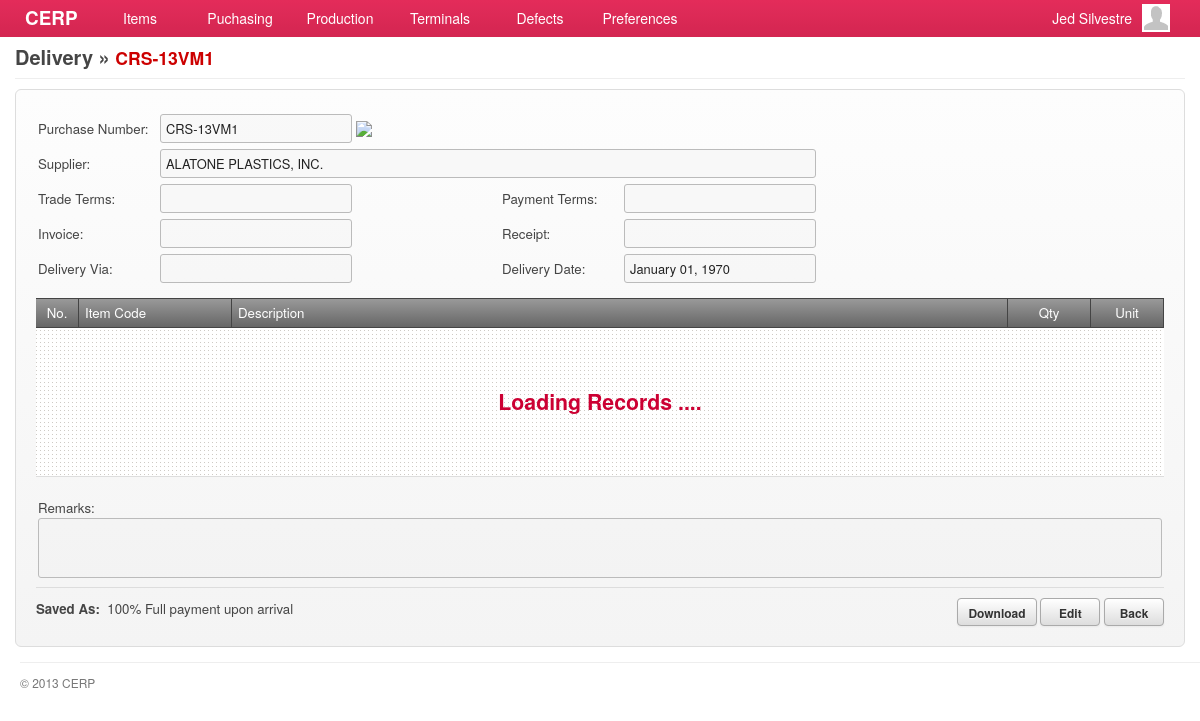
Page /account/deliveries-show_copy2.php?id=6 (signed in) on the committed database.
### tables this page shows
CREATE TABLE `deliveries` (
  `id` bigint(20) NOT NULL AUTO_INCREMENT,
  `purchase_id` int(11) DEFAULT NULL,
  `delivery_via` varchar(80) DEFAULT NULL,
  `delivery_date` date DEFAULT NULL,
  `remarks` varchar(180) DEFAULT NULL,
  `status` int(4) DEFAULT '135',
  `updated_at` datetime DEFAULT NULL,
  `created_at` datetime DEFAULT NULL,
  PRIMARY KEY (`id`)
);

CREATE TABLE `purchases` (
  `id` bigint(20) NOT NULL AUTO_INCREMENT,
  `purchase_number` varchar(45) DEFAULT NULL,
  `supplier_id` bigint(20) DEFAULT NULL,
  `delivery_via` varchar(80) DEFAULT NULL,
  `delivery_date` date DEFAULT NULL,
  `trade_terms` varchar(80) DEFAULT NULL,
  `payment_terms` varchar(80) DEFAULT NULL,
  `total_amount` double DEFAULT NULL,
  `remarks` varchar(180) DEFAULT NULL,
  `status` int(3) DEFAULT '9',
  `publish_by` bigint(20) DEFAULT '0',
  `updated_by` bigint(20) DEFAULT '0',
  `updated_at` datetime DEFAULT NULL,
  `created_by` bigint(20) DEFAULT '0',
  `created_at` datetime DEFAULT NULL,
  PRIMARY KEY (`id`)
);

CREATE TABLE `suppliers` (
  `id` int(11) NOT NULL AUTO_INCREMENT,
  `supplier_code` varchar(45) DEFAULT NULL,
  `name` varchar(100) DEFAULT NULL,
  `address` varchar(100) DEFAULT NULL,
  `country` int(11) DEFAULT NULL,
  `representative` varchar(100) DEFAULT NULL,
  `contact_no1` varchar(45) DEFAULT NULL,
  `contact_no2` varchar(45) DEFAULT NULL,
  `fax_no` varchar(45) DEFAULT NULL,
  `email` varchar(45) DEFAULT NULL,
  `supplier_type` int(11) DEFAULT NULL,
  `product_service` int(11) DEFAULT NULL,
  `term_of_payment` int(11) DEFAULT NULL,
  `description` tinytext,
  `created_at` timestamp NULL DEFAULT NULL,
  `updated_at` timestamp NULL DEFAULT NULL,
  PRIMARY KEY (`id`)
);

CREATE TABLE `lookups` (
  `id` int(11) NOT NULL AUTO_INCREMENT,
  `code` varchar(7) DEFAULT NULL,
  `description` varchar(45) DEFAULT NULL,
  `parent` varchar(6) DEFAULT NULL,
  `created_at` timestamp NULL DEFAULT NULL,
  `updated_at` timestamp NULL DEFAULT NULL,
  PRIMARY KEY (`id`)
);

### include/general.class.php (called while the page is built, shortened)
<?php
require('database.class.php');
require('posts.class.php');
require('query.class.php');
require('role.class.php');
$HostAccount	= "account";
$HostExcel		= "excel";
$DB				= new MySQL;
  $Host			= "cerp";
  $HostAccount	= "/".$Host."/".$HostAccount;
  $HostExcel	= "/".$Host."/".$HostExcel;
  $DB->database	= "cerpdb";
  $DB->username	= "cerpuser";
  $DB->password	= "cerpuser";
  $DB->hostname	= "localhost";
$Query			= new Query($DB);
$Signed			= $_SESSION['user'];
$Role		= new Role($DB, $Signed['id']);
require('functions.php');
?>

### include/role.class.php (called while the page is built, shortened)
<?php
class Role
{
	private $DB;
	private $user_id;
	function Role($db, $uid) {
  	$this->DB = $db;
		$this->user_id = $uid;
  }
	function isCapableByName($cap_name) {
		foreach ($this->getUserRoles() as $user_role) {
			$result = $this->DB->Find('role_capabilities', array(
						  			'columns' 		=> 'role_capabilities.*',
						  			'joins' => 'INNER JOIN capabilities ON capabilities.id = role_capabilities.capability_id',
						  	    'conditions' 	=> 'capabilities.capability="'. $cap_name .'" AND role_id='. $user_role['role_id']));
			if(isset($result)) {
				return TRUE;
			}
		}
	}
	function getUserRoles() {
		$result = $this->DB->Get('user_roles', array(
						  			'columns' 		=> 'user_roles.role_id, roles.name',
						  			'joins' => 'INNER JOIN roles ON roles.id = user_roles.role_id',
						  	    'conditions' 	=> 'user_roles.user_id='. $this->user_id));
		if(isset($result)) {
			return $result;
		}
	}
}

### include/database.class.php (called while the page is built, shortened)
<?php
class MySQL {
  public $username	= "cerpuser";
  public $password	= "cerpuser";
  public $hostname	= "localhost";
  public function Connect() {
    $conn = mysql_connect($this->hostname, $this->username, $this->password) or die("<br/><span class='notice'><p class='error'><strong>ERROR!</strong> Unable to connect to MySQL! </p></span>");
    return $conn;
  }
  public function Query($sql) {
  	$conn = $this->Connect();
    $result = mysql_query($sql, $conn);
	return $result;
  }
  function Get($table, $args='') {
  	if (isset($args)) {
  	  $args['columns'] = (isset($args['columns']) ? $args['columns'] : '*');
  	  $args['joins'] = (isset($args['joins']) ? $args['joins'] : '');
		  $args['conditions'] = ($args['conditions'] == '' ? '' : 'WHERE '.$args['conditions']);
		  $args['sort_column'] = ($args['sort_column'] == '' ? '' : 'ORDER BY '.$args['sort_column']);
		  $args['sort_order'] = ($args['sort_order'] == '' ? '' : $args['sort_order']);
		  $args['startpoint'] = ($args['startpoint'] == '' ? '' : 'LIMIT '.$args['startpoint']);
		  $args['limit'] = ($args['limit'] == '' ? '' : ','.$args['limit']);
		}
	$data = array();
	$sql = "SELECT ".$args['columns']." FROM ".$table." ".$args['joins']." ".$args['conditions']." ".$args['sort_column']." ".$args['sort_order']." ".$args['startpoint']." ".$args['limit'];
	$result = $this->IsEmpty($this->Query($sql));
	if(!empty($result)) {
      while ($row = mysql_fetch_array($result)) {
        $data[] = $row;
      }
	}
	return $data;
  }
	function Fetch($table, $args='') {
  	if (isset($args)) {
  	  $args['columns'] = (isset($args['columns']) ? $args['columns'] : '*');
  	  $args['joins'] = (isset($args['joins']) ? $args['joins'] : '');
	  	$args['conditions'] = ($args['conditions'] == '' ? '' : ' WHERE '.$args['conditions']);
      $args['order'] = ($args['order'] == '' ? '' : ' ORDER BY '.$args['order']);
      $args['limit'] = ($args['limit'] == '' ? '' : ' LIMIT '.$args['limit']);
      $args['group'] = ($args['group'] == '' ? '' : ' GROUP BY '.$args['group']);
    }
	$data = array();
    $sql = "SELECT ".$args['columns'];
    $sql .= " FROM ".$table." ".$args['joins'];
    $sql .= $args['conditions'];
    $sql .= $args['group'];
    $sql .= $args['order'];
    $sql .= $args['limit'];
	$result = $this->IsEmpty($this->Query($sql));
	if(!empty($result)) {
      while ($row = mysql_fetch_array($result)) {
        $data[] = $row;
      }
	}
	return $data;
  }
  function Find($table, $args='') {
  	if (isset($args)) {
  	  $args['columns'] = (isset($args['columns']) ? $args['columns'] : '*');
  	  $args['joins'] = (isset($args['joins']) ? $args['joins'] : '');
	  $args['conditions'] = ($args['conditions'] == '' ? '' : 'where '.$args['conditions']);
	}
	$sql = "SELECT ".$args['columns']." FROM ".$table." ".$args['joins']." ".$args['conditions'] ." ". $args['sort_column'];
	$row = $this->IsEmpty($this->Query($sql));
	return mysql_fetch_array($row);
  }
  private function IsEmpty($result) {
    if(mysql_num_rows($result) > 0) return $result;
    return null;
  }
}

### include/query.class.php (called while the page is built, shortened)
<?php
class Query {
  private $DB;
  function Query($db) {
  	$this->DB = $db;
  }
  function delivery_by_id($id) {
  	$query = $this->DB->Fetch('deliveries', array(
               'columns'  => 'deliveries.id, purchases.id AS pid, purchases.purchase_number, suppliers.id AS supplier_id, suppliers.name AS supplier_name,
                              deliveries.delivery_date, deliveries.delivery_via, purchases.trade_terms,
                              purchases.payment_terms, purchases.total_amount, deliveries.remarks, lookups.description AS status,
                              deliveries.created_at',
               'joins' => 'INNER JOIN purchases ON purchases.id = deliveries.purchase_id
               						 INNER JOIN suppliers ON suppliers.id = purchases.supplier_id
                           INNER JOIN lookups ON lookups.id = deliveries.status',
               'conditions' => 'deliveries.id = '. $id)
             );
		if(!empty($query)) return $query[0];
		return null;
  }
}

### account/deliveries-show_copy2.php (the view, shortened to what this page needs)
<?php
  $capability_key = 'show_deliveries';
  require('header.php');
	$allowed = $Role->isCapableByName($capability_key);
	if(!$allowed) {
		require('inaccessible.php');
	}else{
  	$delivery = $Query->delivery_by_id($_GET['id']);
?>
      <div id="page">
        <div id="page-title">
          <h2>
            <span class="title">Delivery &raquo; <span class="red"><?php echo $delivery['purchase_number']; ?></span></span>
          </h2>
        </div>
        <div id="content">
          <form id="delivery-form" action="<?php host($Capabilities->GetUrl()) ?>" method="POST" class="form-container">
             <div>
             	<table>
                   <tr>
                      <td width="120">Purchase Number:</td><td width="340"><input type="text" value="<?php echo $delivery['purchase_number']; ?>" class="text-field" disabled/>
                      	<?php echo $linkto = (isset($delivery['pid'])) ? link_to('purchases-show.php?id='.$delivery['pid']) : '' ?>
                      </td>
                      <td width="120"></td><td width="340"></td>
                   </tr>
                   <tr>
                      <td>Supplier:</td>
                      <td colspan="99">
                        <input type="text" value="<?php echo $delivery['supplier_name']; ?>" class="text-field" style="width:644px;" disabled/>
                      </td>
                   </tr>
                   <tr>
                      <td>Trade Terms:</td><td><input type="text" value="<?php echo $delivery['trade_terms']; ?>" class="text-field" disabled/></td>
                      <td>Payment Terms:</td><td><input type="text" value="<?php echo $delivery['payment_terms']; ?>" class="text-field" disabled/></td>
                   </tr>
                   <tr>
                      <td>Invoice:</td><td><input type="text" value="<?php echo $delivery['invoice']; ?>" class="text-field" disabled/></td>
                      <td>Receipt:</td><td><input type="text" value="<?php echo $delivery['receipt'] ?>" class="text-field" disabled/></td>
                   </tr>
                   <tr>
                      <td>Delivery Via:</td><td><input type="text" value="<?php echo $delivery['delivery_via']; ?>" class="text-field" disabled/></td>
                      <td>Delivery Date:</td><td><input type="text" value="<?php echo date("F d, Y", strtotime($delivery['delivery_date'])) ?>" class="text-field text-date" disabled/></td>
                   </tr>
                   <tr><td height="5" colspan="99"></td></tr>
                </table>
             </div>
             <div id="grid-delivery-materials" class="grid jq-grid" style="min-height:146px;">
               <table cellspacing="0" cellpadding="0">
                 <thead>
                   <tr>
                     <td width="30" class="border-right text-center">No.</td>
                     <td width="140" class="border-right">Item Code</td>
                     <td class="border-right">Description</td>
                     <td width="70" class="border-right text-center">Qty</td>
                     <td width="60" class="border-right text-center">Unit</td>
                   </tr>
                 </thead>
                 <tbody id="delivery-materials"></tbody>
               </table>
             </div>
             <div>
             	<table width="100%">
                   <tr><td height="5" colspan="99"></td></tr>
                   <tr>
                      <td></td>
                      <td align="right"></td>
                   </tr>
                   <tr><td colspan="2">Remarks:<br/><textarea style="min-width:650px;width:98.9%;height:50px;" disabled><?php echo $delivery['remarks']; ?></textarea></td></tr>
                </table>
             </div>
             <div class="field-command">
           	   <div class="text-post-status">
           	     <strong>Saved As:</strong>&nbsp;&nbsp;<?php echo $delivery['status']; ?>
               </div>
           	   <input type="button" value="Download" class="btn btn-download" rel="<?php echo excel_file('?category=delivery&id='. $delivery['id']); ?>"/>
               <?php if($delivery['status'] != "Publish") { ?>
               <input type="button" value="Edit" class="btn redirect-to" rel="<?php echo host('deliveries-edit.php?id='. $delivery['id']); ?>"/>
           	   <?php } ?>
               <input type="button" value="Back" class="btn redirect-to" rel="<?php echo host('deliveries.php'); ?>"/>
             </div>
          </form>
       </div>
<?php }
require('footer.php'); ?>

### stylesheets/main.css (style rules this page uses)
*, html, body { margin:0;padding:0; }
html { font-size: 100%; -webkit-text-size-adjust: 100%; -ms-text-size-adjust: 100%; }
body { margin: 0; font-family:"Helvetica Neue", Helvetica, Arial, sans-serif; font-size:14px; line-height:20px; color:#454545; background-color:#ffffff; }
h1, h2, h3, h4 { padding:0 0 5px; margin:0 0 10px; }
h2 { font-size:20px; }
#page { background-color:#ffffff; font-size:95%; }
#content { padding:0 15px; min-height: 500px; }
#page-title { margin:0 15px 10px; padding:47px 0 0; border-bottom:solid 1px #eeeeee; }
#page-title h2 { margin:0; padding:0 0 10px; }
#page-title h2 .title { float:left; padding-right:5px; }
#page-title h2 .title .red { color:#cc0000; font-size:0.88em; }
.border-right { border-right:solid 1px #dddddd; }
.text-center { text-align:center; }
.red { color: #DD0000; }

### stylesheets/form.css (style rules this page uses)
form { margin:0 0 10px; }
form table tr th, form table tr td { padding:2px 0; }
form .field-command { padding:10px 0 0; border-top:solid 1px #dddddd; text-align: right; }
form .field-command .text-post-status { float:left; margin-top:1px; }
.form-container { padding:20px; border:solid 1px #dddddd; background-color:#f9f9f9; background-image:-moz-linear-gradient(top, #fdfdfd, #f4f4f4); background-image:-webkit-gradient(linear, 0 0, 0 100%, from(#fdfdfd), to(#f4f4f4)); background-image:-webkit-linear-gradient(top, #fdfdfd, #f4f4f4); background-image:-o-linear-gradient(top, #fdfdfd, #f4f4f4); background-image:linear-gradient(to bottom, #fdfdfd, #f4f4f4); -webkit-border-radius:6px; -moz-border-radius:6px; border-radius:6px; }
input, textarea, select { padding:4px 5px; border:solid 1px #bbbbbb; color:#222222; font-size:97%; font-family:"Helvetica Neue", Helvetica, Arial, sans-serif; -webkit-border-radius:3px; -moz-border-radius:3px; border-radius:3px; }
input.text-field { width:180px; }
textarea { resize:none; }
.btn { display: inline-block; *display: inline; padding: 4px 10px 2px; margin-bottom: 0; min-width:60px; *margin-left: .3em; font-size: 12px; line-height: 20px; *line-height: 20px; color: #333333; text-align: center; text-shadow: 0 1px 1px rgba(255, 255, 255, 0.75); vertical-align: middle; cursor: pointer; font-weight:bold; background-color: #cccccc; *background-color: #dddddd; background-image: -webkit-gradient(linear, 0 0, 0 100%, from(#ffffff), to(#dddddd)); background-image: -webkit-linear-gradient(top, #ffffff, #dddddd); background-image: -o-linear-gradient(top, #ffffff, #dddddd); background-image: linear-gradient(to bottom, #ffffff, #dddddd); background-image: -moz-linear-gradient(top, #ffffff, #dddddd); background-repeat: repeat-x; border: 1px solid #bbbbbb; *border: 0; border-color: rgba(0, 0, 0, 0.1) rgba(0, 0, 0, 0.1) rgba(0, 0, 0, 0.25); border-color: #aaaaaa #aaaaaa #bfbfbf; border-bottom-color: #aaaaaa; outline:none; -webkit-border-radius: 4px; -moz-border-radius: 4px; border-radius: 4px; filter: progid:dximagetransform.microsoft.gradient(startColorstr='#ffffffff', endColorstr='#ffe6e6e6', GradientType=0); filter: progid:dximagetransform.microsoft.gradient(enabled=false); *zoom: 1; -webkit-box-shadow: inset 0 1px 0 rgba(255, 255, 255, 0.2), 0 1px 2px rgba(0, 0, 0, 0.05); -moz-box-shadow: inset 0 1px 0 rgba(255, 255, 255, 0.2), 0 1px 2px rgba(0, 0, 0, 0.05); box-shadow: inset 0 1px 0 rgba(255, 255, 255, 0.2), 0 1px 2px rgba(0, 0, 0, 0.05); }

### stylesheets/grid.css (style rules this page uses)
.grid { min-width:750px; overflow-x:scroll; background:#ffffff url('../images/bg-dotted.png') repeat left top; }
.grid table { margin:0; padding:0; width:100%; }
.grid table thead tr td { padding:4px 6px; border-top:solid 1px #444444; border-bottom:solid 1px #444444; background-color:#666666; background-image:-moz-linear-gradient(top, #999999, #666666); background-image:-webkit-gradient(linear, 0 0, 0 100%, from(#999999), to(#666666)); background-image:-webkit-linear-gradient(top, #999999, #666666); background-image:-o-linear-gradient(top, #999999, #666666); background-image:linear-gradient(to bottom, #999999, #666666); color:#ffffff; font-weight:normal; }
.grid table thead tr td.border-right { border-color:#444444; }

### rows in the picture
deliveries: purchase.purchase_number "CRS-13VM1", name "ALATONE PLASTICS, INC.", delivery_date "January 01, 1970", lookups.description "100% Full payment upon arrival"

### other values in the picture
$Signed['first_name'] "Jed"
$Signed['last_name'] "Silvestre"
